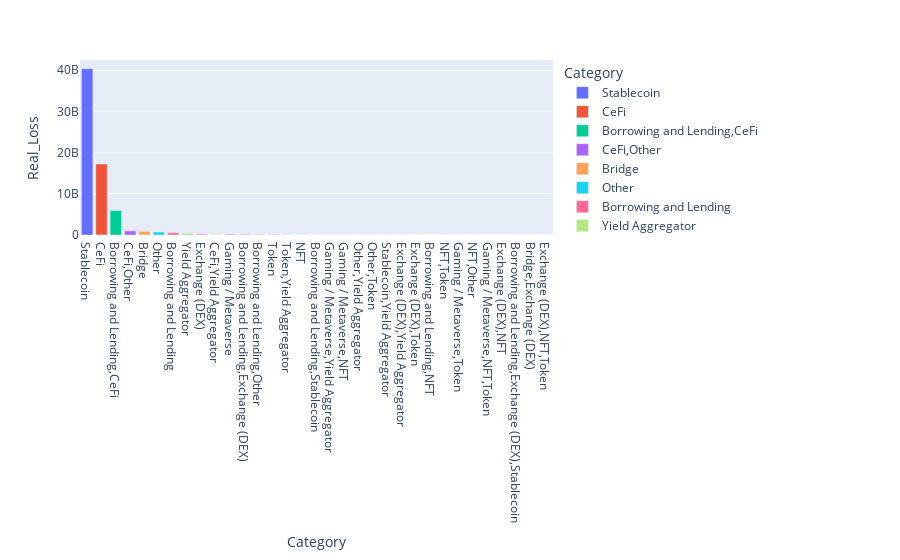

Here is the notebook cell this chart was saved with:
### Code cell
category_grouped = main_df.groupby(['Category'])['Real_Loss'].sum().sort_values(ascending=False).reset_index()

fig = px.bar(category_grouped, x='Category', y='Real_Loss', color='Category')
fig.show()

### Figure 1 — Plotly figure (JSON) as saved in the notebook; plotly's stock layout.template omitted (floating-point values rounded to 4 significant figures)
{"data": [{"alignmentgroup": "True", "hovertemplate": "Category=%{x}<br>Real_Loss=%{y}<extra></extra>", "legendgroup": "Stablecoin", "marker": {"color": "#636efa", "pattern": {"shape": ""}}, "name": "Stablecoin", "offsetgroup": "Stablecoin", "orientation": "v", "showlegend": true, "textposition": "auto", "type": "bar", "x": ["Stablecoin"], "xaxis": "x", "y": [40356813770], "yaxis": "y"}, {"alignmentgroup": "True", "hovertemplate": "Category=%{x}<br>Real_Loss=%{y}<extra></extra>", "legendgroup": "CeFi", "marker": {"color": "#EF553B", "pattern": {"shape": ""}}, "name": "CeFi", "offsetgroup": "CeFi", "orientation": "v", "showlegend": true, "textposition": "auto", "type": "bar", "x": ["CeFi"], "xaxis": "x", "y": [17228727436], "yaxis": "y"}, {"alignmentgroup": "True", "hovertemplate": "Category=%{x}<br>Real_Loss=%{y}<extra></extra>", "legendgroup": "Borrowing and Lending,CeFi", "marker": {"color": "#00cc96", "pattern": {"shape": ""}}, "name": "Borrowing and Lending,CeFi", "offsetgroup": "Borrowing and Lending,CeFi", "orientation": "v", "showlegend": true, "textposition": "auto", "type": "bar", "x": ["Borrowing and Lending,CeFi"], "xaxis": "x", "y": [5934000000], "yaxis": "y"}, {"alignmentgroup": "True", "hovertemplate": "Category=%{x}<br>Real_Loss=%{y}<extra></extra>", "legendgroup": "CeFi,Other", "marker": {"color": "#ab63fa", "pattern": {"shape": ""}}, "name": "CeFi,Other", "offsetgroup": "CeFi,Other", "orientation": "v", "showlegend": true, "textposition": "auto", "type": "bar", "x": ["CeFi,Other"], "xaxis": "x", "y": [1000000000], "yaxis": "y"}, {"alignmentgroup": "True", "hovertemplate": "Category=%{x}<br>Real_Loss=%{y}<extra></extra>", "legendgroup": "Bridge", "marker": {"color": "#FFA15A", "pattern": {"shape": ""}}, "name": "Bridge", "offsetgroup": "Bridge", "orientation": "v", "showlegend": true, "textposition": "auto", "type": "bar", "x": ["Bridge"], "xaxis": "x", "y": [892762196], "yaxis": "y"}, {"alignmentgroup": "True", "hovertemplate": "Category=%{x}<br>Real_Loss=%{y}<extra></extra>", "legendgroup": "Other", "marker": {"color": "#19d3f3", "pattern": {"shape": ""}}, "name": "Other", "offsetgroup": "Other", "orientation": "v", "showlegend": true, "textposition": "auto", "type": "bar", "x": ["Other"], "xaxis": "x", "y": [718886205], "yaxis": "y"}, {"alignmentgroup": "True", "hovertemplate": "Category=%{x}<br>Real_Loss=%{y}<extra></extra>", "legendgroup": "Borrowing and Lending", "marker": {"color": "#FF6692", "pattern": {"shape": ""}}, "name": "Borrowing and Lending", "offsetgroup": "Borrowing and Lending", "orientation": "v", "showlegend": true, "textposition": "auto", "type": "bar", "x": ["Borrowing and Lending"], "xaxis": "x", "y": [558557595], "yaxis": "y"}, {"alignmentgroup": "True", "hovertemplate": "Category=%{x}<br>Real_Loss=%{y}<extra></extra>", "legendgroup": "Yield Aggregator", "marker": {"color": "#B6E880", "pattern": {"shape": ""}}, "name": "Yield Aggregator", "offsetgroup": "Yield Aggregator", "orientation": "v", "showlegend": true, "textposition": "auto", "type": "bar", "x": ["Yield Aggregator"], "xaxis": "x", "y": [412533366], "yaxis": "y"}, {"alignmentgroup": "True", "hovertemplate": "Category=%{x}<br>Real_Loss=%{y}<extra></extra>", "legendgroup": "Exchange (DEX)", "marker": {"color": "#FF97FF", "pattern": {"shape": ""}}, "name": "Exchange (DEX)", "offsetgroup": "Exchange (DEX)", "orientation": "v", "showlegend": true, "textposition": "auto", "type": "bar", "x": ["Exchange (DEX)"], "xaxis": "x", "y": [354458109], "yaxis": "y"}, {"alignmentgroup": "True", "hovertemplate": "Category=%{x}<br>Real_Loss=%{y}<extra></extra>", "legendgroup": "CeFi,Yield Aggregator", "marker": {"color": "#FECB52", "pattern": {"shape": ""}}, "name": "CeFi,Yield Aggregator", "offsetgroup": "CeFi,Yield Aggregator", "orientation": "v", "showlegend": true, "textposition": "auto", "type": "bar", "x": ["CeFi,Yield Aggregator"], "xaxis": "x", "y": [160000000], "yaxis": "y"}, {"alignmentgroup": "True", "hovertemplate": "Category=%{x}<br>Real_Loss=%{y}<extra></extra>", "legendgroup": "Gaming / Metaverse", "marker": {"color": "#636efa", "pattern": {"shape": ""}}, "name": "Gaming / Metaverse", "offsetgroup": "Gaming / Metaverse", "orientation": "v", "showlegend": true, "textposition": "auto", "type": "bar", "x": ["Gaming / Metaverse"], "xaxis": "x", "y": [156546619], "yaxis": "y"}, {"alignmentgroup": "True", "hovertemplate": "Category=%{x}<br>Real_Loss=%{y}<extra></extra>", "legendgroup": "Borrowing and Lending,Exchange (DEX)", "marker": {"color": "#EF553B", "pattern": {"shape": ""}}, "name": "Borrowing and Lending,Exchange (DEX)", "offsetgroup": "Borrowing and Lending,Exchange (DEX)", "orientation": "v", "showlegend": true, "textposition": "auto", "type": "bar", "x": ["Borrowing and Lending,Exchange (DEX)"], "xaxis": "x", "y": [131078194], "yaxis": "y"}, {"alignmentgroup": "True", "hovertemplate": "Category=%{x}<br>Real_Loss=%{y}<extra></extra>", "legendgroup": "Borrowing and Lending,Other", "marker": {"color": "#00cc96", "pattern": {"shape": ""}}, "name": "Borrowing and Lending,Other", "offsetgroup": "Borrowing and Lending,Other", "orientation": "v", "showlegend": true, "textposition": "auto", "type": "bar", "x": ["Borrowing and Lending,Other"], "xaxis": "x", "y": [92000000], "yaxis": "y"}, {"alignmentgroup": "True", "hovertemplate": "Category=%{x}<br>Real_Loss=%{y}<extra></extra>", "legendgroup": "Token", "marker": {"color": "#ab63fa", "pattern": {"shape": ""}}, "name": "Token", "offsetgroup": "Token", "orientation": "v", "showlegend": true, "textposition": "auto", "type": "bar", "x": ["Token"], "xaxis": "x", "y": [72454466], "yaxis": "y"}, {"alignmentgroup": "True", "hovertemplate": "Category=%{x}<br>Real_Loss=%{y}<extra></extra>", "legendgroup": "Token,Yield Aggregator", "marker": {"color": "#FFA15A", "pattern": {"shape": ""}}, "name": "Token,Yield Aggregator", "offsetgroup": "Token,Yield Aggregator", "orientation": "v", "showlegend": true, "textposition": "auto", "type": "bar", "x": ["Token,Yield Aggregator"], "xaxis": "x", "y": [60472459], "yaxis": "y"}, {"alignmentgroup": "True", "hovertemplate": "Category=%{x}<br>Real_Loss=%{y}<extra></extra>", "legendgroup": "NFT", "marker": {"color": "#19d3f3", "pattern": {"shape": ""}}, "name": "NFT", "offsetgroup": "NFT", "orientation": "v", "showlegend": true, "textposition": "auto", "type": "bar", "x": ["NFT"], "xaxis": "x", "y": [45209654], "yaxis": "y"}, {"alignmentgroup": "True", "hovertemplate": "Category=%{x}<br>Real_Loss=%{y}<extra></extra>", "legendgroup": "Borrowing and Lending,Stablecoin", "marker": {"color": "#FF6692", "pattern": {"shape": ""}}, "name": "Borrowing and Lending,Stablecoin", "offsetgroup": "Borrowing and Lending,Stablecoin", "orientation": "v", "showlegend": true, "textposition": "auto", "type": "bar", "x": ["Borrowing and Lending,Stablecoin"], "xaxis": "x", "y": [35000000], "yaxis": "y"}, {"alignmentgroup": "True", "hovertemplate": "Category=%{x}<br>Real_Loss=%{y}<extra></extra>", "legendgroup": "Gaming / Metaverse,Yield Aggregator", "marker": {"color": "#B6E880", "pattern": {"shape": ""}}, "name": "Gaming / Metaverse,Yield Aggregator", "offsetgroup": "Gaming / Metaverse,Yield Aggregator", "orientation": "v", "showlegend": true, "textposition": "auto", "type": "bar", "x": ["Gaming / Metaverse,Yield Aggregator"], "xaxis": "x", "y": [20800000], "yaxis": "y"}, {"alignmentgroup": "True", "hovertemplate": "Category=%{x}<br>Real_Loss=%{y}<extra></extra>", "legendgroup": "Gaming / Metaverse,NFT", "marker": {"color": "#FF97FF", "pattern": {"shape": ""}}, "name": "Gaming / Metaverse,NFT", "offsetgroup": "Gaming / Metaverse,NFT", "orientation": "v", "showlegend": true, "textposition": "auto", "type": "bar", "x": ["Gaming / Metaverse,NFT"], "xaxis": "x", "y": [19192428], "yaxis": "y"}, {"alignmentgroup": "True", "hovertemplate": "Category=%{x}<br>Real_Loss=%{y}<extra></extra>", "legendgroup": "Other,Yield Aggregator", "marker": {"color": "#FECB52", "pattern": {"shape": ""}}, "name": "Other,Yield Aggregator", "offsetgroup": "Other,Yield Aggregator", "orientation": "v", "showlegend": true, "textposition": "auto", "type": "bar", "x": ["Other,Yield Aggregator"], "xaxis": "x", "y": [14000000], "yaxis": "y"}, {"alignmentgroup": "True", "hovertemplate": "Category=%{x}<br>Real_Loss=%{y}<extra></extra>", "legendgroup": "Other,Token", "marker": {"color": "#636efa", "pattern": {"shape": ""}}, "name": "Other,Token", "offsetgroup": "Other,Token", "orientation": "v", "showlegend": true, "textposition": "auto", "type": "bar", "x": ["Other,Token"], "xaxis": "x", "y": [6213960], "yaxis": "y"}, {"alignmentgroup": "True", "hovertemplate": "Category=%{x}<br>Real_Loss=%{y}<extra></extra>", "legendgroup": "Stablecoin,Yield Aggregator", "marker": {"color": "#EF553B", "pattern": {"shape": ""}}, "name": "Stablecoin,Yield Aggregator", "offsetgroup": "Stablecoin,Yield Aggregator", "orientation": "v", "showlegend": true, "textposition": "auto", "type": "bar", "x": ["Stablecoin,Yield Aggregator"], "xaxis": "x", "y": [6000000], "yaxis": "y"}, {"alignmentgroup": "True", "hovertemplate": "Category=%{x}<br>Real_Loss=%{y}<extra></extra>", "legendgroup": "Exchange (DEX),Yield Aggregator", "marker": {"color": "#00cc96", "pattern": {"shape": ""}}, "name": "Exchange (DEX),Yield Aggregator", "offsetgroup": "Exchange (DEX),Yield Aggregator", "orientation": "v", "showlegend": true, "textposition": "auto", "type": "bar", "x": ["Exchange (DEX),Yield Aggregator"], "xaxis": "x", "y": [5763168], "yaxis": "y"}, {"alignmentgroup": "True", "hovertemplate": "Category=%{x}<br>Real_Loss=%{y}<extra></extra>", "legendgroup": "Exchange (DEX),Token", "marker": {"color": "#ab63fa", "pattern": {"shape": ""}}, "name": "Exchange (DEX),Token", "offsetgroup": "Exchange (DEX),Token", "orientation": "v", "showlegend": true, "textposition": "auto", "type": "bar", "x": ["Exchange (DEX),Token"], "xaxis": "x", "y": [3110105], "yaxis": "y"}, {"alignmentgroup": "True", "hovertemplate": "Category=%{x}<br>Real_Loss=%{y}<extra></extra>", "legendgroup": "Borrowing and Lending,NFT", "marker": {"color": "#FFA15A", "pattern": {"shape": ""}}, "name": "Borrowing and Lending,NFT", "offsetgroup": "Borrowing and Lending,NFT", "orientation": "v", "showlegend": true, "textposition": "auto", "type": "bar", "x": ["Borrowing and Lending,NFT"], "xaxis": "x", "y": [2545266], "yaxis": "y"}, {"alignmentgroup": "True", "hovertemplate": "Category=%{x}<br>Real_Loss=%{y}<extra></extra>", "legendgroup": "NFT,Token", "marker": {"color": "#19d3f3", "pattern": {"shape": ""}}, "name": "NFT,Token", "offsetgroup": "NFT,Token", "orientation": "v", "showlegend": true, "textposition": "auto", "type": "bar", "x": ["NFT,Token"], "xaxis": "x", "y": [2174433], "yaxis": "y"}, {"alignmentgroup": "True", "hovertemplate": "Category=%{x}<br>Real_Loss=%{y}<extra></extra>", "legendgroup": "Gaming / Metaverse,Token", "marker": {"color": "#FF6692", "pattern": {"shape": ""}}, "name": "Gaming / Metaverse,Token", "offsetgroup": "Gaming / Metaverse,Token", "orientation": "v", "showlegend": true, "textposition": "auto", "type": "bar", "x": ["Gaming / Metaverse,Token"], "xaxis": "x", "y": [936906], "yaxis": "y"}, {"alignmentgroup": "True", "hovertemplate": "Category=%{x}<br>Real_Loss=%{y}<extra></extra>", "legendgroup": "NFT,Other", "marker": {"color": "#B6E880", "pattern": {"shape": ""}}, "name": "NFT,Other", "offsetgroup": "NFT,Other", "orientation": "v", "showlegend": true, "textposition": "auto", "type": "bar", "x": ["NFT,Other"], "xaxis": "x", "y": [307873], "yaxis": "y"}, {"alignmentgroup": "True", "hovertemplate": "Category=%{x}<br>Real_Loss=%{y}<extra></extra>", "legendgroup": "Gaming / Metaverse,NFT,Token", "marker": {"color": "#FF97FF", "pattern": {"shape": ""}}, "name": "Gaming / Metaverse,NFT,Token", "offsetgroup": "Gaming / Metaverse,NFT,Token", "orientation": "v", "showlegend": true, "textposition": "auto", "type": "bar", "x": ["Gaming / Metaverse,NFT,Token"], "xaxis": "x", "y": [255682], "yaxis": "y"}, {"alignmentgroup": "True", "hovertemplate": "Category=%{x}<br>Real_Loss=%{y}<extra></extra>", "legendgroup": "Exchange (DEX),NFT", "marker": {"color": "#FECB52", "pattern": {"shape": ""}}, "name": "Exchange (DEX),NFT", "offsetgroup": "Exchange (DEX),NFT", "orientation": "v", "showlegend": true, "textposition": "auto", "type": "bar", "x": ["Exchange (DEX),NFT"], "xaxis": "x", "y": [215625], "yaxis": "y"}, {"alignmentgroup": "True", "hovertemplate": "Category=%{x}<br>Real_Loss=%{y}<extra></extra>", "legendgroup": "Borrowing and Lending,Exchange (DEX),Stablecoin", "marker": {"color": "#636efa", "pattern": {"shape": ""}}, "name": "Borrowing and Lending,Exchange (DEX),Stablecoin", "offsetgroup": "Borrowing and Lending,Exchange (DEX),Stablecoin", "orientation": "v", "showlegend": true, "textposition": "auto", "type": "bar", "x": ["Borrowing and Lending,Exchange (DEX),Stablecoin"], "xaxis": "x", "y": [110911], "yaxis": "y"}, {"alignmentgroup": "True", "hovertemplate": "Category=%{x}<br>Real_Loss=%{y}<extra></extra>", "legendgroup": "Bridge,Exchange (DEX)", "marker": {"color": "#EF553B", "pattern": {"shape": ""}}, "name": "Bridge,Exchange (DEX)", "offsetgroup": "Bridge,Exchange (DEX)", "orientation": "v", "showlegend": true, "textposition": "auto", "type": "bar", "x": ["Bridge,Exchange (DEX)"], "xaxis": "x", "y": [79670], "yaxis": "y"}, {"alignmentgroup": "True", "hovertemplate": "Category=%{x}<br>Real_Loss=%{y}<extra></extra>", "legendgroup": "Exchange (DEX),NFT,Token", "marker": {"color": "#00cc96", "pattern": {"shape": ""}}, "name": "Exchange (DEX),NFT,Token", "offsetgroup": "Exchange (DEX),NFT,Token", "orientation": "v", "showlegend": true, "textposition": "auto", "type": "bar", "x": ["Exchange (DEX),NFT,Token"], "xaxis": "x", "y": [31096], "yaxis": "y"}], "layout": {"barmode": "relative", "legend": {"title": {"text": "Category"}, "tracegroupgap": 0}, "margin": {"t": 60}, "xaxis": {"anchor": "y", "categoryarray": ["Stablecoin", "CeFi", "Borrowing and Lending,CeFi", "CeFi,Other", "Bridge", "Other", "Borrowing and Lending", "Yield Aggregator", "Exchange (DEX)", "CeFi,Yield Aggregator", "Gaming / Metaverse", "Borrowing and Lending,Exchange (DEX)", "Borrowing and Lending,Other", "Token", "Token,Yield Aggregator", "NFT", "Borrowing and Lending,Stablecoin", "Gaming / Metaverse,Yield Aggregator", "Gaming / Metaverse,NFT", "Other,Yield Aggregator", "Other,Token", "Stablecoin,Yield Aggregator", "Exchange (DEX),Yield Aggregator", "Exchange (DEX),Token", "Borrowing and Lending,NFT", "NFT,Token", "Gaming / Metaverse,Token", "NFT,Other", "Gaming / Metaverse,NFT,Token", "Exchange (DEX),NFT", "Borrowing and Lending,Exchange (DEX),Stablecoin", "Bridge,Exchange (DEX)", "Exchange (DEX),NFT,Token"], "categoryorder": "array", "domain": [0, 1], "title": {"text": "Category"}}, "yaxis": {"anchor": "x", "domain": [0, 1], "title": {"text": "Real_Loss"}}}}
